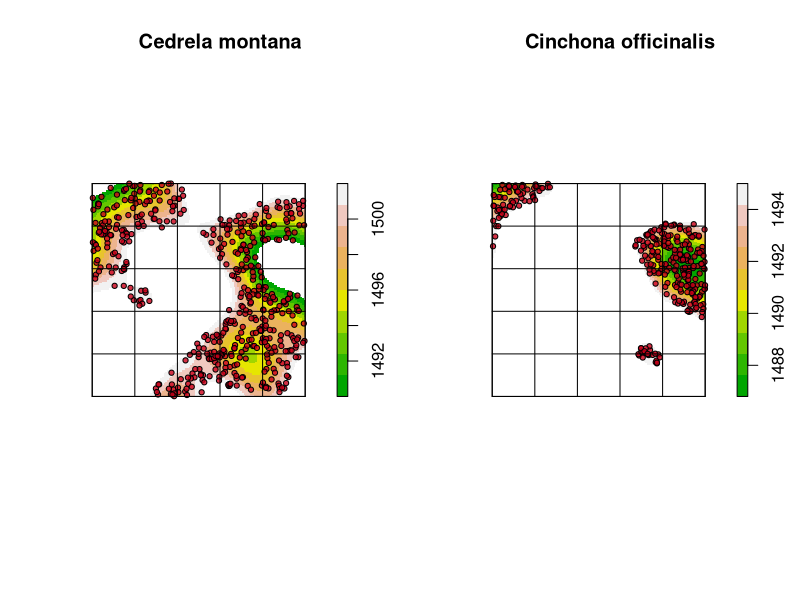
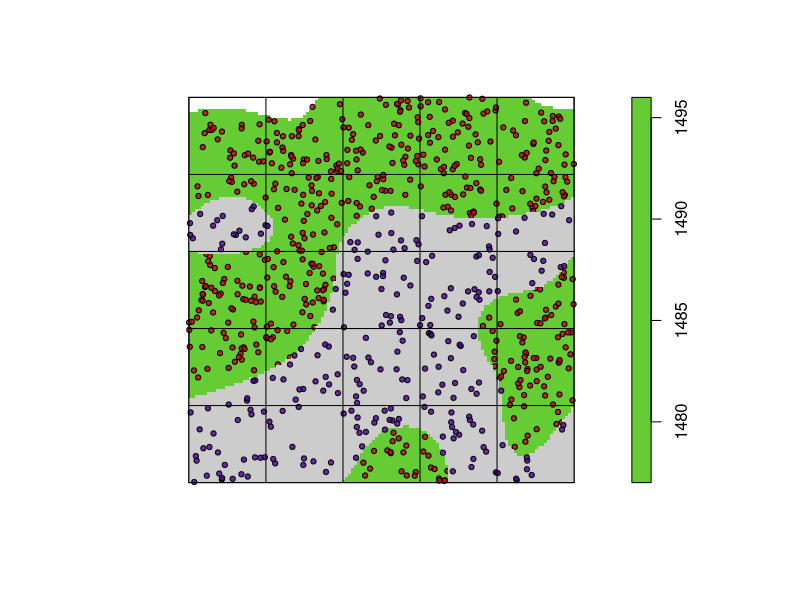

Write R code to recreate these figures, in order.
## ---- chunk 1
require(spatstat)
require(raster)

xrange <- c(0, 500)
yrange <- c(0, 500)
window <- owin(xrange, yrange)

set.seed(53)
elev  <- density(rpoispp(lambda = 1.5, lmax = 5, win = window))
elev  <- elev * 1000

elev1 <- elev
elev1[elev1 < 1490] <- NA
elev1[elev1 > 1502] <- NA
spp1 <- rpoint(500, elev1)

elev2 <- elev
elev2[elev2 > 1495] <- NA
spp2 <- rpoint(300, elev2)
## ---- chunk 2
par(mfcol = c(1, 2))
plot(elev1, col = terrain.colors(10), main = "Cedrela montana",
     xlab = "metros", ylab = "metros")
points(spp1$x, spp1$y, pch = 21, cex = 0.7, bg = rgb(0.8, 0, 0.1, 0.8))
segments(x0 = seq(0, 500, 100), y0 = rep(0, 6),
         x1 = seq(0, 500, 100), y1 = rep(500, 6))
segments(x0 = rep(0, 6), y0 = seq(0, 500, 100),
         x1 = rep(500, 6), y1 = seq(0, 500, 100))

plot(elev2, col = terrain.colors(10), main = "Cinchona officinalis",
     xlab = "metros", ylab = "metros")
points(spp2$x, spp2$y, pch = 21, cex = 0.7, bg = rgb(0.8, 0, 0.1, 0.8))
segments(x0 = seq(0, 500, 100), y0 = rep(0, 6),
         x1 = seq(0, 500, 100), y1 = rep(500, 6))
segments(x0 = rep(0, 6), y0 = seq(0, 500, 100),
         x1 = rep(500, 6), y1 = seq(0, 500, 100))
## ---- chunk 3
require(spatstat)
require(raster)

xrange <- c(0, 500)
yrange <- c(0, 500)
window <- owin(xrange, yrange)

set.seed(83)
uso  <- density(rpoispp(lambda = 1.5, lmax = 5, win = window))
uso  <- uso * 1000

uso1 <- uso
uso1[uso1 < 1477] <- NA
uso1[uso1 > 1496] <- NA
spp1B <- rpoint(500, uso1)

uso2 <- uso
uso2[uso2 < 1496] <- NA
spp2C <- rpoint(250, uso2)
## ---- chunk 4
par(mfcol = c(1, 1))
plot(uso1, col = rgb(0.4, 0.8, 0.2), main = "",
     xlab = "metros", ylab = "metros")
points(spp1B$x, spp1B$y, pch = 21, cex = 0.7, bg = rgb(0.8, 0, 0.1, 0.8))
plot(uso2, col = "grey80", add = TRUE)
points(spp2C$x, spp2C$y, pch = 21, cex = 0.7, bg = rgb(0.3, 0, 0.6, 0.8))
segments(x0 = seq(0, 500, 100), y0 = rep(0, 6),
         x1 = seq(0, 500, 100), y1 = rep(500, 6))
segments(x0 = rep(0, 6), y0 = seq(0, 500, 100),
         x1 = rep(500, 6), y1 = seq(0, 500, 100))
## ---- chunk 5
library(knitr)
dtaAR <- data.frame(
    AbunBosque = 5, AbunCultivo = 4,
    DenBosque = 8.8, DenCultivo = 7.1,
    AbunBosRe = 0.55, AbunCulRe = 0.45
)
kable(dtaAR, caption = "Tabla 1. Ejemplo de tabla de datos. AbunBosque: abundancia en bosque; AbunCultivo: abundancia en cultivo; DenBosque: densidad en bosque; DenCultivo: densidad en cultivo; AbunBosRe: abundancia relativa en bosque; AbunCulRe: abundancia relativa en cultivo.")
